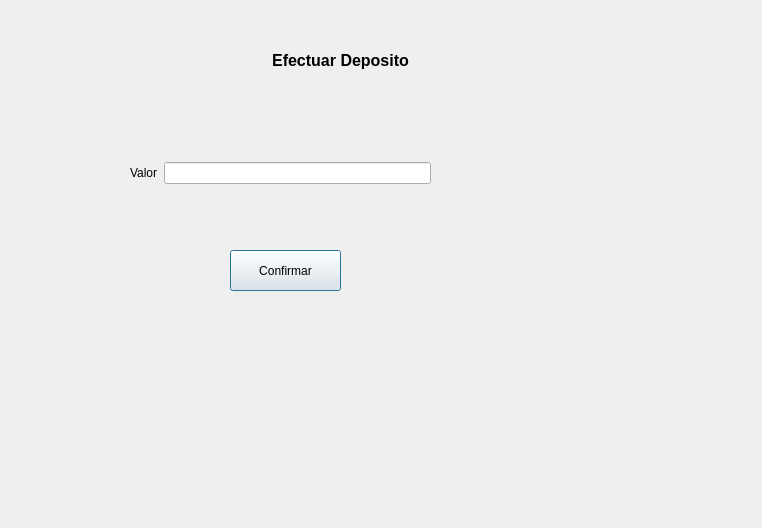
<?xml version="1.0" encoding="UTF-8"?>
<ui version="4.0">
 <class>FrmDeposito</class>
 <widget class="QDialog" name="FrmDeposito">
  <property name="geometry">
   <rect>
    <x>0</x>
    <y>0</y>
    <width>762</width>
    <height>528</height>
   </rect>
  </property>
  <property name="windowTitle">
   <string>Dialog</string>
  </property>
  <widget class="QLabel" name="label">
   <property name="geometry">
    <rect>
     <x>230</x>
     <y>40</y>
     <width>221</width>
     <height>41</height>
    </rect>
   </property>
   <property name="font">
    <font>
     <pointsize>12</pointsize>
     <weight>75</weight>
     <bold>true</bold>
    </font>
   </property>
   <property name="text">
    <string>Efectuar Deposito</string>
   </property>
   <property name="alignment">
    <set>Qt::AlignCenter</set>
   </property>
  </widget>
  <widget class="QPushButton" name="btConfirm">
   <property name="geometry">
    <rect>
     <x>230</x>
     <y>250</y>
     <width>111</width>
     <height>41</height>
    </rect>
   </property>
   <property name="text">
    <string>Confirmar</string>
   </property>
  </widget>
  <widget class="QWidget" name="">
   <property name="geometry">
    <rect>
     <x>130</x>
     <y>160</y>
     <width>301</width>
     <height>26</height>
    </rect>
   </property>
   <layout class="QHBoxLayout" name="horizontalLayout">
    <item>
     <widget class="QLabel" name="label_2">
      <property name="font">
       <font>
        <pointsize>9</pointsize>
       </font>
      </property>
      <property name="text">
       <string>Valor</string>
      </property>
     </widget>
    </item>
    <item>
     <widget class="QLineEdit" name="txtValor">
      <property name="font">
       <font>
        <pointsize>9</pointsize>
       </font>
      </property>
     </widget>
    </item>
   </layout>
  </widget>
 </widget>
 <resources/>
 <connections/>
</ui>
